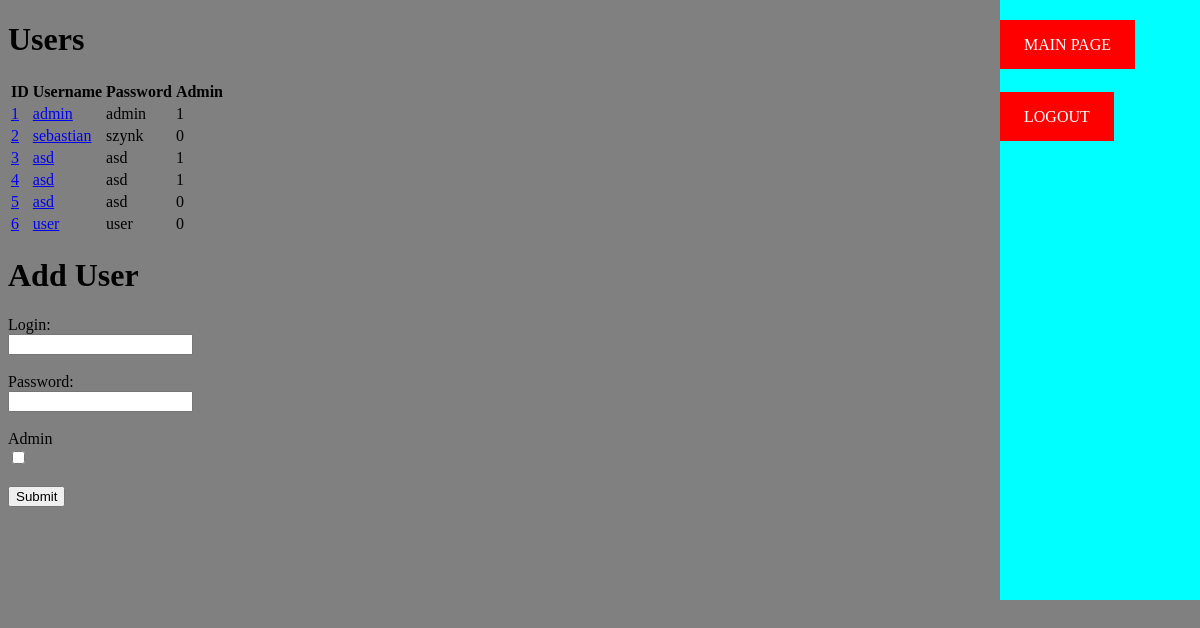
The app's page /users (signed in) with its own data.
### tables this page shows
CREATE TABLE users (userID INTEGER PRIMARY KEY ASC, username TEXT, password TEXT, isAdmin boolean);

### app.py (the view)
@app.route('/users')
def users():
    if ( 'user' in session ):
        if not ( checkAdmin() ):
            return redirect(url_for('index'))
    users = query_db("select * from users")
    user = session['current_user']
    return render_template('users_page.html', users = users) + render_template('user_panel.html', currentPage = 'users', user = user)

### app.py (called while the page is built)
def get_db():
    db = getattr(g, '_database', None)
    if db is None:
        db = g._database = sqlite3.connect(DATABASE)
    return db

@app.teardown_appcontext
def close_connection(exception):
    db = getattr(g, '_database', None)
    if db is not None:
        db.close()

def query_db(query, args=(), one=False):
    cur = get_db().execute(query, args)
    rv = cur.fetchall()
    cur.close()
    return (rv[0] if rv else None) if one else rv

def checkAdmin():
    if ( session['isAdmin'][0] is 1):
        return True
    else:
        return False

### templates/users_page.html
{% extends "layout.html" %}
{% block content %}
<h1>
    Users
</h1>
<div>
    <table id="users">
        <tr>
            <th>  ID  </th>
            <th>  Username  </th>
            <th>  Password  </th>
            <th>  Admin  </th>
        </tr>
        <tbody>
            {% for user in users%}
            <tr>
                <td><a href="/users/{{user[0]}}"> {{user[0]}}</a>  </td>
                <td><a href="/users/{{user[0]}}"> {{user[1]}}</a>  </td>
                <td> {{user[2]}}  </td>
                <td> {{user[3]}}  </td>
            </tr>
            {% endfor %}
        </tbody>
    </table>
</div>
<h1>
    Add User
</h1>
<form action="/users" method="post" name="user_form">
    <label for="login"> Login: </label><br>
    <input type="text" id="login" name="login"><br><br>
    <label for="password"> Password: </label><br>
    <input type="password" id="password" name="password"><br><br>
    <label for="admin"> Admin </label><br>
    <input type="checkbox" id="admin" name="admin"><br><br>
    <input type="submit" value="Submit">
</form>
{% endblock %}

### templates/layout.html (shortened to what this page needs)
<!DOCTYPE html>
<html>
<head>
</head>
<body>
    {% block content %}
    {% endblock %}
</html>

### templates/user_panel.html (shortened to what this page needs)
{% extends "layout.html" %}
{% block content %}
<div id="user_panel">
    <br /><br />
    {% if currentPage != 'index' %}
    <a href="/"> Main Page </a>
    {% endif %}
    <br /><br />
    <br /><br />
    <a href="/logout"> Logout </a>
    <br /><br />
    <br /><br />
    <br /><br />
</div>
{% endblock %}

### templates/layout.html (style rules this page uses)
body { background-color: gray; }

### templates/user_panel.html (style rules this page uses)
#user_panel { position: fixed; top: 0; right: 0; border: 0; background-color: cyan; width: 200px; height: 600px; }
#user_panel a { background-color: red; color: white; padding: 1em 1.5em; text-decoration: none; text-transform: uppercase; }

### records on screen
users: userID "1", username "admin", password "admin", isAdmin "1"
users: userID "2", username "sebastian", password "szynk", isAdmin "0"
users: userID "3", username "asd", password "asd", isAdmin "1"
users: userID "4", username "asd", password "asd", isAdmin "1"
users: userID "5", username "asd", password "asd", isAdmin "0"
users: userID "6", username "user", password "user", isAdmin "0"
